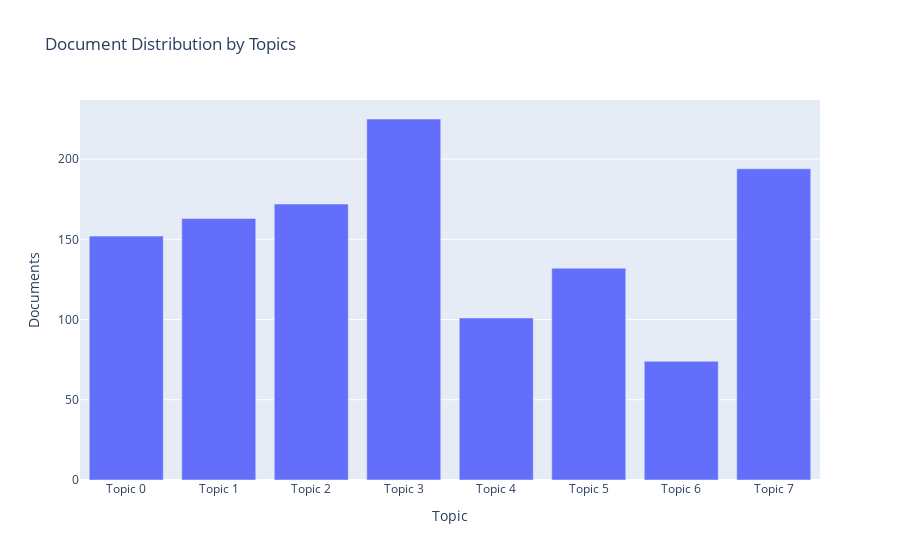

The notebook cell saved with this chart:
### Code cell
topic_num = 'Topic 0'

#print(topics[11][1])

plot_model(lda, plot = 'topic_distribution')
#plot_model(lda, plot = 'wordcloud', topic_num = topic_num)
#plot_model(lda, plot = 'frequency', topic_num = topic_num)
#plot_model(lda, plot = 'distribution', topic_num = topic_num)
#plot_model(lda, plot = 'sentiment', topic_num = topic_num)
#plot_model(lda, plot = 'pos', topic_num = topic_num)
#plot_model(lda, plot = 'bigram', topic_num = topic_num)
#plot_model(lda, plot = 'trigram', topic_num = topic_num)

### Figure 1 — Plotly figure (JSON) as saved in the notebook; plotly's stock layout.template omitted (floating-point values rounded to 4 significant figures)
{"data": [{"alignmentgroup": "True", "customdata": [["topic, user, word, application, group, measure, different, number, design, participant"], ["cell, protein, expression, human, insulin, control, gene, concentration, mouse, treatment"], ["specie, urban, water, region, change, forest, climate, different, site, land"], ["plant, strain, gene, specie, control, growth, group, water, different, production"], ["number, cost, algorithm, return, search, different, instance, size, structure, propose"], ["temperature, particle, reaction, solid, copper, size, slag, concentration, form, gas"], ["space, work, lemma, point, exist, mesh, boundary, prove, definition, local"], ["water, surface, flow, different, concentration, observe, structure, density, change, temperature"]], "hovertemplate": "Topic=%{x}<br>Documents=%{y}<br>Keyword=%{customdata[0]}<extra></extra>", "legendgroup": "", "marker": {"color": "#636efa"}, "name": "", "offsetgroup": "", "orientation": "v", "showlegend": false, "textposition": "auto", "type": "bar", "x": ["Topic 0", "Topic 1", "Topic 2", "Topic 3", "Topic 4", "Topic 5", "Topic 6", "Topic 7"], "xaxis": "x", "y": [152, 163, 172, 225, 101, 132, 74, 194], "yaxis": "y"}], "layout": {"barmode": "relative", "legend": {"tracegroupgap": 0}, "title": {"text": "Document Distribution by Topics"}, "xaxis": {"anchor": "y", "domain": [0, 1], "title": {"text": "Topic"}}, "yaxis": {"anchor": "x", "domain": [0, 1], "title": {"text": "Documents"}}}}
